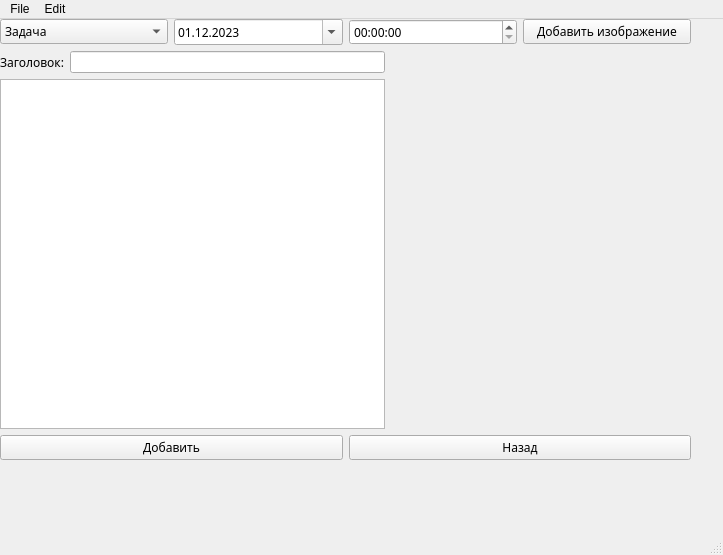
<?xml version="1.0" encoding="UTF-8"?>
<ui version="4.0">
 <class>FourWindow</class>
 <widget class="QMainWindow" name="FourWindow">
  <property name="geometry">
   <rect>
    <x>0</x>
    <y>0</y>
    <width>723</width>
    <height>555</height>
   </rect>
  </property>
  <property name="windowTitle">
   <string>MainWindow</string>
  </property>
  <widget class="QWidget" name="centralwidget">
   <widget class="QWidget" name="layoutWidget">
    <property name="geometry">
     <rect>
      <x>0</x>
      <y>0</y>
      <width>691</width>
      <height>441</height>
     </rect>
    </property>
    <layout class="QVBoxLayout" name="verticalLayout_3">
     <item>
      <layout class="QVBoxLayout" name="verticalLayout_2">
       <item>
        <layout class="QHBoxLayout" name="horizontalLayout">
         <item>
          <widget class="QComboBox" name="comboBox">
           <property name="font">
            <font>
             <family>Dubai</family>
            </font>
           </property>
           <property name="cursor">
            <cursorShape>PointingHandCursor</cursorShape>
           </property>
           <item>
            <property name="text">
             <string>Задача</string>
            </property>
           </item>
           <item>
            <property name="text">
             <string>Напоминание</string>
            </property>
           </item>
           <item>
            <property name="text">
             <string>Событие</string>
            </property>
           </item>
          </widget>
         </item>
         <item>
          <widget class="QDateEdit" name="dateEdit">
           <property name="font">
            <font>
             <family>Dubai</family>
             <pointsize>9</pointsize>
            </font>
           </property>
           <property name="cursor">
            <cursorShape>PointingHandCursor</cursorShape>
           </property>
           <property name="displayFormat">
            <string>dd.MM.yyyy</string>
           </property>
           <property name="calendarPopup">
            <bool>true</bool>
           </property>
           <property name="date">
            <date>
             <year>2023</year>
             <month>12</month>
             <day>1</day>
            </date>
           </property>
          </widget>
         </item>
         <item>
          <widget class="QTimeEdit" name="timeEdit">
           <property name="font">
            <font>
             <family>Dubai</family>
             <pointsize>9</pointsize>
            </font>
           </property>
           <property name="cursor">
            <cursorShape>PointingHandCursor</cursorShape>
           </property>
           <property name="calendarPopup">
            <bool>true</bool>
           </property>
          </widget>
         </item>
         <item>
          <widget class="QPushButton" name="Add_Image">
           <property name="font">
            <font>
             <family>Dubai</family>
            </font>
           </property>
           <property name="cursor">
            <cursorShape>PointingHandCursor</cursorShape>
           </property>
           <property name="text">
            <string>Добавить изображение</string>
           </property>
           <property name="icon">
            <iconset>
             <normaloff>../../Downloads/icons8-добавить-20.png</normaloff>../../Downloads/icons8-добавить-20.png</iconset>
           </property>
          </widget>
         </item>
        </layout>
       </item>
       <item>
        <layout class="QHBoxLayout" name="horizontalLayout_4">
         <item>
          <layout class="QVBoxLayout" name="verticalLayout">
           <item>
            <layout class="QHBoxLayout" name="horizontalLayout_3">
             <item>
              <widget class="QLabel" name="label">
               <property name="font">
                <font>
                 <family>Dubai</family>
                 <pointsize>9</pointsize>
                </font>
               </property>
               <property name="text">
                <string>Заголовок:</string>
               </property>
              </widget>
             </item>
             <item>
              <widget class="QLineEdit" name="lineEdit">
               <property name="font">
                <font>
                 <weight>75</weight>
                 <bold>true</bold>
                </font>
               </property>
              </widget>
             </item>
            </layout>
           </item>
           <item>
            <widget class="QTextEdit" name="textEdit">
             <property name="minimumSize">
              <size>
               <width>300</width>
               <height>0</height>
              </size>
             </property>
            </widget>
           </item>
          </layout>
         </item>
         <item>
          <widget class="QLabel" name="AddImage">
           <property name="minimumSize">
            <size>
             <width>300</width>
             <height>0</height>
            </size>
           </property>
           <property name="text">
            <string/>
           </property>
          </widget>
         </item>
        </layout>
       </item>
      </layout>
     </item>
     <item>
      <layout class="QHBoxLayout" name="horizontalLayout_2">
       <item>
        <widget class="QPushButton" name="AddToData">
         <property name="font">
          <font>
           <family>Dubai</family>
          </font>
         </property>
         <property name="cursor">
          <cursorShape>PointingHandCursor</cursorShape>
         </property>
         <property name="text">
          <string>Добавить</string>
         </property>
         <property name="icon">
          <iconset>
           <normaloff>../../Downloads/icons8-добавить-30.png</normaloff>../../Downloads/icons8-добавить-30.png</iconset>
         </property>
         <property name="iconSize">
          <size>
           <width>30</width>
           <height>30</height>
          </size>
         </property>
        </widget>
       </item>
       <item>
        <widget class="QPushButton" name="Exit">
         <property name="font">
          <font>
           <family>Dubai</family>
          </font>
         </property>
         <property name="cursor">
          <cursorShape>PointingHandCursor</cursorShape>
         </property>
         <property name="text">
          <string>Назад</string>
         </property>
         <property name="icon">
          <iconset>
           <normaloff>../../Downloads/icons8-выход-30.png</normaloff>../../Downloads/icons8-выход-30.png</iconset>
         </property>
         <property name="iconSize">
          <size>
           <width>30</width>
           <height>30</height>
          </size>
         </property>
        </widget>
       </item>
      </layout>
     </item>
    </layout>
   </widget>
  </widget>
  <widget class="QMenuBar" name="menubar">
   <property name="geometry">
    <rect>
     <x>0</x>
     <y>0</y>
     <width>723</width>
     <height>21</height>
    </rect>
   </property>
   <widget class="QMenu" name="menuFile">
    <property name="title">
     <string>File</string>
    </property>
    <addaction name="actionNew"/>
    <addaction name="actionOpen"/>
    <addaction name="actionSave_as"/>
    <addaction name="actionExit"/>
   </widget>
   <widget class="QMenu" name="menuEdit">
    <property name="title">
     <string>Edit</string>
    </property>
    <addaction name="actionCopy"/>
    <addaction name="actionPast"/>
    <addaction name="actionCut"/>
    <addaction name="actionUndo"/>
    <addaction name="actionRedo"/>
   </widget>
   <addaction name="menuFile"/>
   <addaction name="menuEdit"/>
  </widget>
  <widget class="QStatusBar" name="statusbar"/>
  <action name="actionNew">
   <property name="text">
    <string>New</string>
   </property>
  </action>
  <action name="actionOpen">
   <property name="text">
    <string>Open</string>
   </property>
  </action>
  <action name="actionSave_as">
   <property name="text">
    <string>Save as</string>
   </property>
  </action>
  <action name="actionExit">
   <property name="text">
    <string>Exit</string>
   </property>
  </action>
  <action name="actionCopy">
   <property name="text">
    <string>Copy</string>
   </property>
  </action>
  <action name="actionPast">
   <property name="text">
    <string>Paste</string>
   </property>
  </action>
  <action name="actionCut">
   <property name="text">
    <string>Cut</string>
   </property>
  </action>
  <action name="actionUndo">
   <property name="text">
    <string>Undo</string>
   </property>
  </action>
  <action name="actionRedo">
   <property name="text">
    <string>Redo</string>
   </property>
  </action>
 </widget>
 <resources/>
 <connections/>
</ui>
